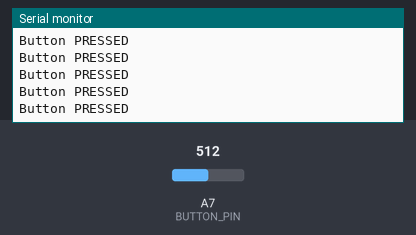
Simulated run of this sketch. Board: Arduino Uno, built with avr-gcc and run on an emulated ATmega328P. Parts: the last lines printed to the serial monitor. The test bench sets the inputs (shaded band); at power-on: A7 (BUTTON_PIN) = 512.

Above: at 1.2 s.
1.3 s: A7 (BUTTON_PIN) set to 520
At 2.4 s:
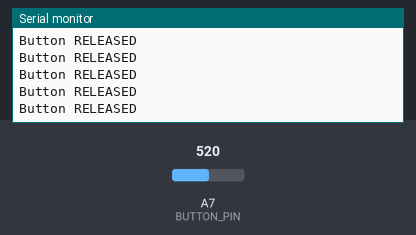
3.2 s: A7 (BUTTON_PIN) set to 511
At 3.8 s:
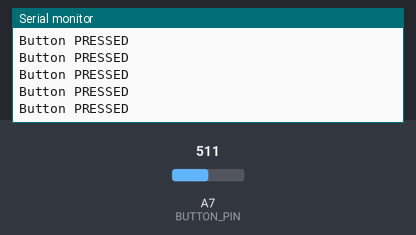
6.2 s: A7 (BUTTON_PIN) set to 716
At 6.8 s:
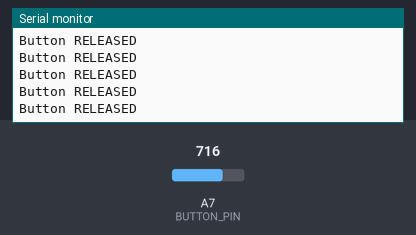
9.2 s: A7 (BUTTON_PIN) set to 502
At 10.0 s:
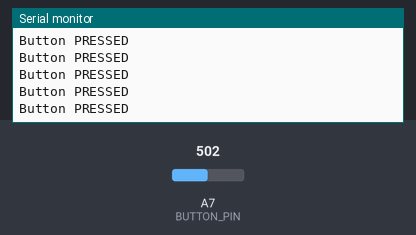
12.2 s: A7 (BUTTON_PIN) set to 522
At 12.7 s:
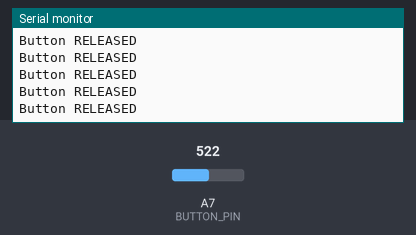

Measured:
- the behaviour switches between 512 and 513 on A7 (BUTTON_PIN) (found by bisection; images 0 and 1)
- after the input at 1.3 s, the serial monitor: prints a new line at once (image 1)
- after the input at 6.2 s, the serial monitor: prints a new line at once (image 3)
- after the input at 9.2 s, the serial monitor: prints a new line at once (image 4)
- after the input at 12.2 s, the serial monitor: prints a new line at once (image 5)

The sketch:

hl_mini_button_check.ino
```cpp
// (licence header left out)
// Вывод кнопки
const int BUTTON_PIN = A7;

void setup() {
  // Настройка скорости отладочного порта
  Serial.begin(9600);

  // Настройка вывода кнопки на вход
  pinMode(BUTTON_PIN, INPUT);
}

bool checkUserButtonState() {
  // Получение аналогового значения с вывода кнопки и проверка на 0 (значение < 512 - кнопка нажата)
  if (analogRead(BUTTON_PIN) > 512) {
    return false; // Отпущена
  }
  else {
    return true; // Нажата
  }
}

void loop() {
  if (checkUserButtonState()) {
    Serial.println("Button PRESSED");
  }
  else {
    Serial.println("Button RELEASED");
  }
  delay(20);
}
```
